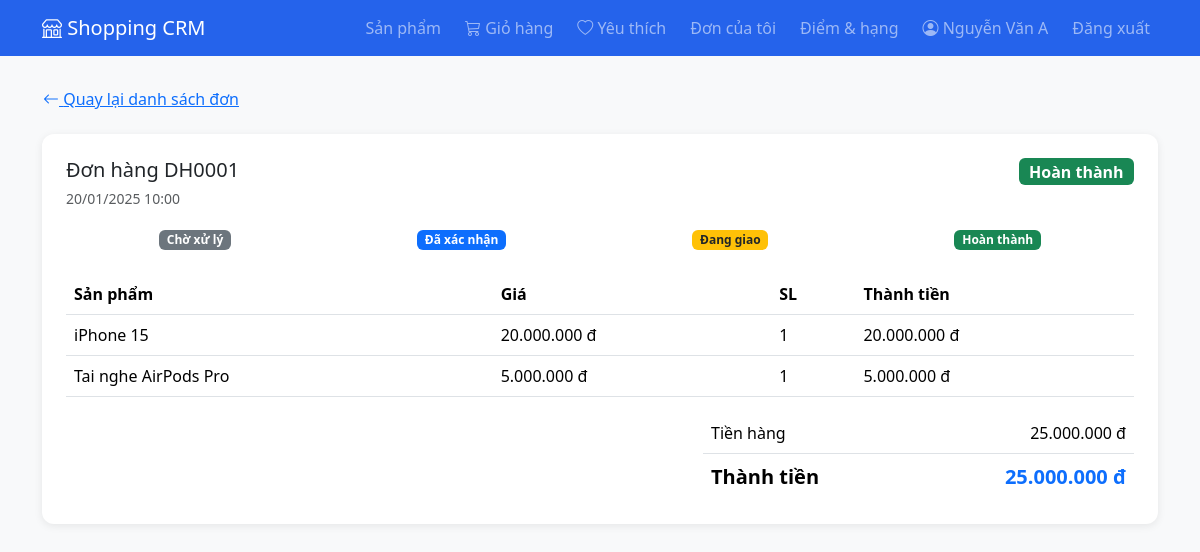
The app's page /order_detail.php?id=1 (signed in) with its own data.
### tables this page shows
CREATE TABLE orders (
  id INT AUTO_INCREMENT PRIMARY KEY,
  code VARCHAR(30) NOT NULL UNIQUE,
  user_id INT NOT NULL,
  total INT NOT NULL DEFAULT 0,
  discount INT NOT NULL DEFAULT 0,
  tier_discount INT NOT NULL DEFAULT 0,
  voucher_discount INT NOT NULL DEFAULT 0,
  final_total INT NOT NULL DEFAULT 0,
  voucher_id INT,
  points_used INT NOT NULL DEFAULT 0,
  status ENUM('pending','confirmed','shipping','completed','cancelled') NOT NULL DEFAULT 'pending',
  created_at DATETIME NOT NULL DEFAULT CURRENT_TIMESTAMP,
  FOREIGN KEY (user_id) REFERENCES users(id)
);

CREATE TABLE order_items (
  id INT AUTO_INCREMENT PRIMARY KEY,
  order_id INT NOT NULL,
  product_id INT,
  product_name VARCHAR(150) NOT NULL,
  price INT NOT NULL DEFAULT 0,
  quantity INT NOT NULL DEFAULT 1,
  FOREIGN KEY (order_id) REFERENCES orders(id) ON DELETE CASCADE
);

### includes/functions.php (called while the page is built, shortened)
<?php
function e($value) {
    return htmlspecialchars((string)$value, ENT_QUOTES, 'UTF-8');
}
function money($amount) {
    return number_format((float)$amount, 0, ',', '.') . ' đ';
}
function order_status_label($status) {
    $map = [
        'pending' => 'Chờ xử lý',
        'confirmed' => 'Đã xác nhận',
        'shipping' => 'Đang giao',
        'completed' => 'Hoàn thành',
        'cancelled' => 'Đã hủy',
    ];
    return $map[$status] ?? $status;
}
function order_status_class($status) {
    return 'badge-status-' . $status;
}

### order_detail.php (the view, shortened to what this page needs)
<?php
require __DIR__ . '/config/db.php';
require __DIR__ . '/includes/functions.php';
$id = (int) ($_GET['id'] ?? 0);
$stmt = $pdo->prepare('SELECT * FROM orders WHERE id = ? AND user_id = ?');
$stmt->execute([$id, $_SESSION['user_id']]);
$order = $stmt->fetch();
$stmt = $pdo->prepare('SELECT * FROM order_items WHERE order_id = ?');
$stmt->execute([$id]);
$items = $stmt->fetchAll();
$steps = ['pending', 'confirmed', 'shipping', 'completed'];
$currentIndex = array_search($order['status'], $steps, true);
require __DIR__ . '/includes/header.php';
?>
<a href="<?= BASE_URL ?>orders.php" class="btn btn-link ps-0 mb-3"><i class="bi bi-arrow-left"></i> Quay lại danh sách đơn</a>
<div class="card p-4 mb-4">
    <div class="d-flex justify-content-between align-items-start flex-wrap gap-2 mb-3">
        <div>
            <h5 class="mb-1">Đơn hàng <?= e($order['code']) ?></h5>
            <small class="text-muted"><?= e(date('d/m/Y H:i', strtotime($order['created_at']))) ?></small>
        </div>
        <span class="badge fs-6 <?= order_status_class($order['status']) ?>">
            <?= e(order_status_label($order['status'])) ?>
        </span>
    </div>
    <?php if ($order['status'] === 'cancelled'): ?>
        <div class="alert alert-danger mb-3">Đơn hàng này đã bị hủy.</div>
    <?php else: ?>
        <div class="d-flex text-center mb-4">
            <?php foreach ($steps as $i => $s): ?>
                <?php $reached = $currentIndex !== false && $i <= $currentIndex; ?>
                <div class="flex-fill">
                    <span class="badge <?= $reached ? order_status_class($s) : 'bg-light text-muted border' ?>">
                        <?= e(order_status_label($s)) ?>
                    </span>
                </div>
            <?php endforeach; ?>
        </div>
    <?php endif; ?>
    <table class="table align-middle mb-3">
        <thead>
            <tr>
                <th>Sản phẩm</th>
                <th>Giá</th>
                <th>SL</th>
                <th>Thành tiền</th>
            </tr>
        </thead>
        <tbody>
            <?php foreach ($items as $item): ?>
                <tr>
                    <td><?= e($item['product_name']) ?></td>
                    <td><?= money($item['price']) ?></td>
                    <td><?= (int) $item['quantity'] ?></td>
                    <td><?= money($item['price'] * $item['quantity']) ?></td>
                </tr>
            <?php endforeach; ?>
        </tbody>
    </table>
    <div class="row justify-content-end">
        <div class="col-md-5">
            <table class="table table-borderless mb-0">
                <tr>
                    <td>Tiền hàng</td>
                    <td class="text-end"><?= money($order['total']) ?></td>
                </tr>
                <tr class="fw-bold fs-5 border-top">
                    <td>Thành tiền</td>
                    <td class="text-end text-primary"><?= money($order['final_total']) ?></td>
                </tr>
            </table>
        </div>
    </div>
</div>
<?php require __DIR__ . '/includes/footer.php'; ?>

### assets/css/style.css (style rules this page uses)
:root { --main-color: #2563eb; }
:root { scroll-behavior: auto; }
body { background-color: #f8f9fa; }
a { color: var(--main-color); }
.card { border: none; border-radius: 12px; box-shadow: 0 2px 8px rgba(0, 0, 0, 0.08); }
.badge-status-pending { background-color: #6c757d; }
.badge-status-confirmed { background-color: #0d6efd; }
.badge-status-shipping { background-color: #ffc107; color: #212529; }
.badge-status-completed { background-color: #198754; }

### records on screen
orders: code "DH0001", created_at "20/01/2025 10:00", status "Hoàn thành", total "25.000.000 đ", final_total "25.000.000 đ"
order_items: product_name "iPhone 15", price "20.000.000 đ", quantity "1", money($item['price'] * $item['quantity']) "20.000.000 đ"
order_items: product_name "Tai nghe AirPods Pro", price "5.000.000 đ", quantity "1", money($item['price'] * $item['quantity']) "5.000.000 đ"

### other values on screen
$_SESSION['full_name'] "Nguyễn Văn A"
order_status_label($s) "Chờ xử lý"
order_status_label($s) "Đã xác nhận"
order_status_label($s) "Đang giao"
order_status_label($s) "Hoàn thành"
